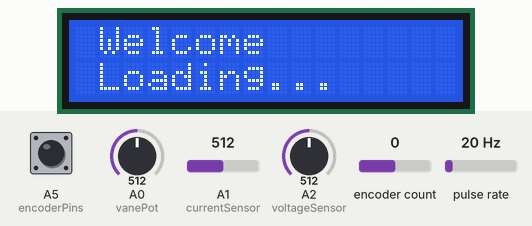
Recording of a sketch running on a simulated Arduino Nano, built for the host (arithmetic inside an expression is 32-bit, double 64-bit). On the bench: 16×2 character LCD. Wiring (inferred from the names in the program): pulse sensor: data pin 5. Inputs (shaded band) come from the test bench; at power-on: encoder count 0, A5 (encoderPins) HIGH, A0 (vanePot) = 512, A1 (currentSensor) = 512, A2 (voltageSensor) = 512, pulse rate 20 Hz. An integer division by zero does not stop the program and gives all ones (-1); what the sketch prints to the serial monitor is not drawn.

Above: at 1.2 s.
1.3 s: encoder count set to -1
4.3 s: encoder count set to -2
7.3 s: A5 (encoderPins) pulsed LOW 5 times (0.12 s each, 0.3 s apart)
At 10.0 s:
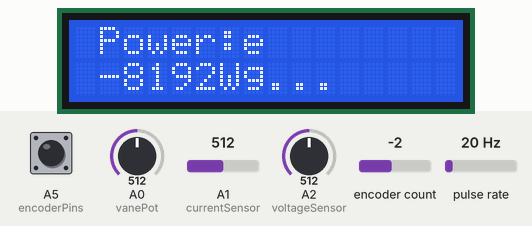
10.7 s: A5 (encoderPins) pulsed LOW 5 times (0.12 s each, 0.3 s apart)
Timing chart, 0 to 13.7 s (numbered marks = the images above; inputs shaded):
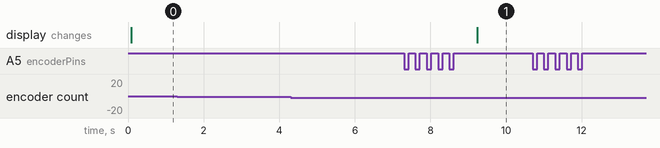

Measured:
- after the input at 1.3 s, every drawn part: stays the same
- after the input at 4.3 s, every drawn part: stays the same
- after the input at 7.3 s, the display: changes after 1.9 s (image 1)
- after the input at 10.7 s, every drawn part: stays the same

The sketch:

nano.ino
```cpp
#define DEBUG 1

/*  Libaries */
#include <Stepper.h>
#include <Wire.h>
#include "LiquidCrystal_I2C.h"
#include "ClickEncoder.h"
#include "TimerOne.h"

/* Settings */
const int stepsPerRevolution = 255; // Steps per revolution
const int dirMoterSpeed = 100;      // Speed of stepper motor that turns the turbine
const int anemometerDia = 100;      // Diameter of the anemometer in mm
const int R1 = 150;                 // Value of resistor 1 from the voltage divider
const int R2 = 680;                 // Value of resistor 2 from the voltage divider
const int pulsesPerDegree = 0;      //
const float pi = 3.1415;

/* Pin numbers */
const int vanePot = A0;               // Analog input pin that the potentiometer is attached to
const int windSpeedHall = 5;          // Digital input pin for hall sensor that reads wind speed
const int voltageSensor = A2;         // Analog input pin at wich the voltage divider is conected
const int currentSensor = A1;         // Analog sensor to mesuare the current
const int encoderPins[] = {A3,A4,A5}; // Pins of the encoder, last parameter is button

/* initialize variables */
int vaneValue = 0;
int windSpeed = 0;
int currentLcdMenu = 0;
bool isInMaintenance = false;
unsigned long prevTime;
unsigned long now;
unsigned long deltaTime;
Stepper dirMotor(stepsPerRevolution, 8, 10, 9, 11); // Initialize the stepper for wind direction control:
LiquidCrystal_I2C lcd(0x27,16,2);                   // Initialize the lcd on i2c adress 0x27
ClickEncoder *encoder;                              // Create encoder variable

void setup() {
  #ifdef DEBUG
    Serial.begin(9600);   // Initialize serial at baudrate 9600
    Serial.println("booting...");
  #endif

  dirMotor.setSpeed(dirMoterSpeed);                                           // Sets the speed at wich the turbine will rotate
  encoder = new ClickEncoder(encoderPins[0], encoderPins[1], encoderPins[2]); // Initialize encoder
  attachInterrupt(digitalPinToInterrupt(windSpeedHall), setWindSpeed, HIGH);  // Create interrupt for windspeed sensor

  lcd.init();       // Initialize lcd
  lcd.backlight();

  /* display Loading screen */
  lcd.setCursor(1,0);
  lcd.print("Welcome");
  lcd.setCursor(1,1);
  lcd.print("Loading...");

  /* Set timer and interrupt for encoder */
  Timer1.initialize(1000);
  Timer1.attachInterrupt(timerIsr);
}

void loop() {
  setTurbineDirection(getWindDirection());
  handleEncoder();
  delay(2);

}

/* Runs when interrupt for the encoder is triggerd */
void timerIsr() {
  encoder->service(); // Runs the encoder service
}

/* Reads the encoder status and triggers the correct functions */
void handleEncoder() {

  #ifdef DEBUG
    Serial.print("encoder val: ");
    Serial.println(encoder->getValue());
  #endif

  ClickEncoder::Button encoderButton = encoder->getButton();  // Reads the status of the button

  if(encoderButton != ClickEncoder::Open) {   // Check if the button is pressed
    switch (encoderButton)
    {
      case ClickEncoder::Clicked :        // Check if the encoder is clicked once
        lcdMainMenu(currentLcdMenu,true); // Send to lcd function for future validation
        #ifdef DEBUG
          Serial.println("clicked");
        #endif

        break;
    }
  }
}

/* Returns the direction of the wind in degrees relative to the turbine rotation */
int getWindDirection(){
  int wDirection = 0;
  wDirection= (511 - analogRead(vanePot))/pulsesPerDegree; // Convert analog reading to degrees
  return wDirection;
}

/* Sets the direction of the turbine.       */
/* angle in degrees, negative for other dir */
void setTurbineDirection(int angle){
  int steps = stepsPerRevolution/(360 / angle); // Convert angle to steps
  dirMotor.step(steps);                         // Turn the stepper motor
}

/* Returns the current wind speed in m/s */
int getWindSpeed(){
  return windSpeed;
}

/* Determine delay between pulses */
void setWindSpeed(){
  now = millis();
  deltaTime = prevTime - now;                           // Calculate the time between 2 pulses
  windSpeed = (pi * anemometerDia * 1000) / deltaTime;  // Convert calculated time to m/s
}

/* Scroll through the options on lcd */
void scollDisplay(bool dir){
  int mainMenuItems = 5;  // Number of items in the menu

  /* check the direction: true = down, false = up */
  if(dir)
    currentLcdMenu++;
  else
    currentLcdMenu--;

  /* Make it run circular */
  if(currentLcdMenu >= mainMenuItems)
    currentLcdMenu = 0;
  else if(currentLcdMenu < 0)
    currentLcdMenu = mainMenuItems - 1;

  lcdMainMenu(currentLcdMenu ,false); // Display the correct menu

}

/* Print the correct data at the lcd screen */
void lcdMainMenu(int item, bool selected){
  switch(item){
    case 0:
      lcdPrintData("Power", String(getPower()), "W");
      break;

    case 1:
      lcdPrintData("Voltage", String(getVoltage()), "V");
      break;

    case 2:
      lcdPrintData("Current", String(getCurrent()), "A");
      break;

    case 3:
      lcdPrintData("Wind speed", String(getWindSpeed()), "m/s");
      break;

    case 4:
      lcdPrintData("Wind direction", String(getWindDirection()), " DEG");
      break;

    case 5:
      if(selected){
        isInMaintenance = !isInMaintenance;
        maintenance(isInMaintenance);
      }
      if(isInMaintenance)
        lcdPrintData("Maintenance","On", "");
      else
        lcdPrintData("Maintenance","Off", "");
      break;
  }
}

/* Prints data to the lcd in specific format */
void lcdPrintData(String text, String value, String unit){
  lcd.setCursor(1,0);       // Print at the first row the description
  lcd.print(text+ ':' );
  lcd.setCursor(1,1);       // Print the value at the seccond row
  lcd.print(value + unit);

}

void maintenance(bool status){

}
/* Reads the current current from the current sensor */
int getCurrent(){
  //TODO: convert reading to A
  float current = 0;
  current = analogRead(currentSensor);
  return current;
}

/* Reads the voltage on the arduino port and convert it to the real values */
int getVoltage(){
  float lowVoltage = analogRead(voltageSensor); // Read the input voltage
  int voltage = (lowVoltage * (R1 + R2)) / R2;  // Convert it to the real value
  return voltage;
}

int getPower(){
  int P = 0;
  P = getCurrent() * getVoltage();
  return P;
}
```
